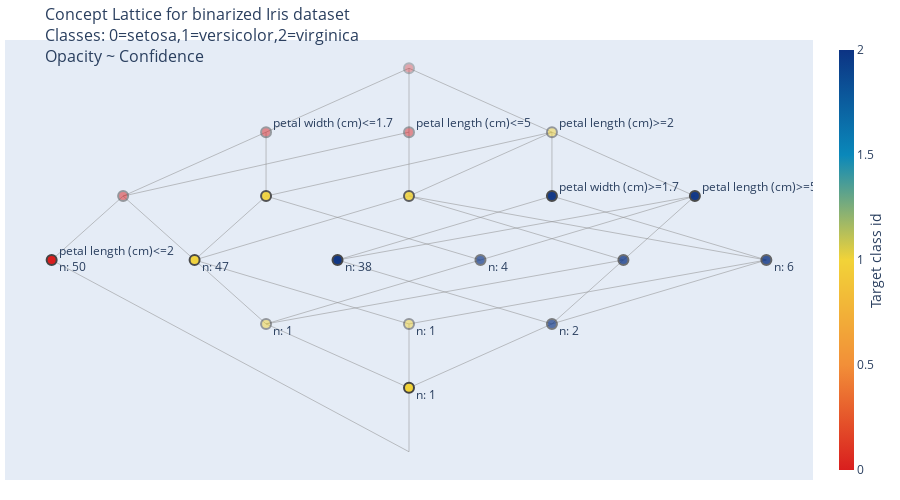

Notebook cell for this chart:
### Code cell
fig

### Figure 1 — Plotly figure (JSON) as saved in the notebook; plotly's stock layout.template omitted (floating-point values rounded to 4 significant figures)
{"data": [{"hoverinfo": "none", "line": {"color": "#888", "width": 0.5}, "mode": "lines", "type": "scatter", "x": [1, 2.5, null, 1, -0.5, null, 1, 1, null, -0.5, 1, null, -0.5, 2, null, 2, 1.5, null, 2, 0.5, null, 2, 1, null, -1, -2, null, -1, -1, null, -1, 0, null, -1, -1.5, null, -1, 0.5, null, -1, 1, null, 0, -1.5, null, 0, 2.5, null, 0, 1.5, null, 0, 0, null, 0, 1, null, 0.5, -1, null, -1, 0, null, -1, 1.5, null, -1, -1.5, null, 1, 0, null, 1, 1.5, null, 1, 2.5, null, 0, -2, null, 0, 0, null, -2, -1.5, null, -2, -2.5, null, 1, 0, null, 0, 0, null, 0, -1.5, null, 0, 2.5, null, 0, 0, null, 0, -2.5, null], "y": [5, 4, null, 5, 4, null, 5, 6, null, 4, 3, null, 4, 5, null, 5, 4, null, 5, 4, null, 5, 6, null, 6, 5, null, 6, 5, null, 6, 7, null, 5, 4, null, 5, 4, null, 5, 6, null, 5, 4, null, 5, 4, null, 5, 4, null, 5, 6, null, 5, 6, null, 4, 3, null, 3, 2, null, 3, 4, null, 3, 4, null, 3, 2, null, 3, 4, null, 3, 4, null, 6, 5, null, 6, 7, null, 5, 4, null, 5, 4, null, 6, 7, null, 3, 2, null, 3, 4, null, 3, 4, null, 2, 1, null, 1, 4, null]}, {"hoverinfo": "text", "hovertext": ["Concept 7<br><br>extent (len: 48): 121, 70, 143, 109, 148,...<br>intent (len: 2): petal length (cm)>=2, petal width...<br>new extent (len: 0): ∅<br>new_intent (len: 1): petal width (cm)>=1.7<br>metric class_prob_max = 0.9583333333333334<br>metric class_id_predict = 2<br>metric class_0_prob = 0.0<br>metric class_1_prob = 0.041666666666666664<br>metric class_2_prob = 0.9583333333333334<br>metric class_name_predict = virginica<br>", "Concept 11<br><br>extent (len: 41): 143, 109, 148, 146, 114,...<br>intent (len: 3): petal length (cm)>=2, petal width...<br>new extent (len: 38): 143, 109, 148, 114, 120,...<br>new_intent (len: 0): ∅<br>metric class_prob_max = 0.975609756097561<br>metric class_id_predict = 2<br>metric class_0_prob = 0.0<br>metric class_1_prob = 0.024390243902439025<br>metric class_2_prob = 0.975609756097561<br>metric class_name_predict = virginica<br>", "Concept 8<br><br>extent (len: 46): 143, 83, 109, 148, 119,...<br>intent (len: 2): petal length (cm)>=2, petal lengt...<br>new extent (len: 0): ∅<br>new_intent (len: 1): petal length (cm)>=5<br>metric class_prob_max = 0.9565217391304348<br>metric class_id_predict = 2<br>metric class_0_prob = 0.0<br>metric class_1_prob = 0.043478260869565216<br>metric class_2_prob = 0.9565217391304348<br>metric class_name_predict = virginica<br>", "Concept 3<br><br>extent (len: 104): 14, 22, 0, 55, 18,...<br>intent (len: 1): petal width (cm)__leq__1.7<br>new extent (len: 0): ∅<br>new_intent (len: 1): petal width (cm)__leq__1.7<br>metric class_prob_max = 0.4807692307692308<br>metric class_id_predict = 0<br>metric class_0_prob = 0.4807692307692308<br>metric class_1_prob = 0.47115384615384615<br>metric class_2_prob = 0.04807692307692308<br>metric class_name_predict = setosa<br>", "Concept 6<br><br>extent (len: 54): 69, 83, 84, 55, 75,...<br>intent (len: 2): petal length (cm)>=2, petal width...<br>new extent (len: 0): ∅<br>new_intent (len: 0): ∅<br>metric class_prob_max = 0.9074074074074074<br>metric class_id_predict = 1<br>metric class_0_prob = 0.0<br>metric class_1_prob = 0.9074074074074074<br>metric class_2_prob = 0.09259259259259259<br>metric class_name_predict = versicolor<br>", "Concept 4<br><br>extent (len: 58): 69, 121, 70, 84, 55,...<br>intent (len: 2): petal length (cm)>=2, petal lengt...<br>new extent (len: 0): ∅<br>new_intent (len: 0): ∅<br>metric class_prob_max = 0.8448275862068966<br>metric class_id_predict = 1<br>metric class_0_prob = 0.0<br>metric class_1_prob = 0.8448275862068966<br>metric class_2_prob = 0.15517241379310345<br>metric class_name_predict = versicolor<br>", "Concept 13<br><br>extent (len: 6): 133, 83, 119, 129, 134,...<br>intent (len: 3): petal length (cm)>=2, petal width...<br>new extent (len: 4): 133, 134, 129, 83<br>new_intent (len: 0): ∅<br>metric class_prob_max = 0.6666666666666666<br>metric class_id_predict = 2<br>metric class_0_prob = 0.0<br>metric class_1_prob = 0.3333333333333333<br>metric class_2_prob = 0.6666666666666666<br>metric class_name_predict = virginica<br>", "Concept 16<br><br>extent (len: 2): 77, 119<br>intent (len: 4): petal length (cm)>=2, petal width...<br>new extent (len: 1): 119<br>new_intent (len: 0): ∅<br>metric class_prob_max = 0.5<br>metric class_id_predict = 1<br>metric class_0_prob = 0.0<br>metric class_1_prob = 0.5<br>metric class_2_prob = 0.5<br>metric class_name_predict = versicolor<br>", "Concept 15<br><br>extent (len: 3): 146, 77, 113<br>intent (len: 4): petal length (cm)>=2, petal width...<br>new extent (len: 2): 146, 113<br>new_intent (len: 0): ∅<br>metric class_prob_max = 0.6666666666666666<br>metric class_id_predict = 2<br>metric class_0_prob = 0.0<br>metric class_1_prob = 0.3333333333333333<br>metric class_2_prob = 0.6666666666666666<br>metric class_name_predict = virginica<br>", "Concept 2<br><br>extent (len: 108): 14, 70, 22, 0, 55,...<br>intent (len: 1): petal length (cm)__leq__5<br>new extent (len: 0): ∅<br>new_intent (len: 1): petal length (cm)__leq__5<br>metric class_prob_max = 0.46296296296296297<br>metric class_id_predict = 0<br>metric class_0_prob = 0.46296296296296297<br>metric class_1_prob = 0.4537037037037037<br>metric class_2_prob = 0.08333333333333333<br>metric class_name_predict = setosa<br>", "Concept 5<br><br>extent (len: 100): 14, 22, 0, 55, 18,...<br>intent (len: 2): petal width (cm)__leq__1.7, petal...<br>new extent (len: 0): ∅<br>new_intent (len: 0): ∅<br>metric class_prob_max = 0.5<br>metric class_id_predict = 0<br>metric class_0_prob = 0.5<br>metric class_1_prob = 0.48<br>metric class_2_prob = 0.02<br>metric class_name_predict = setosa<br>", "Concept 1<br><br>extent (len: 100): 70, 109, 55, 148, 120,...<br>intent (len: 1): petal length (cm)>=2<br>new extent (len: 0): ∅<br>new_intent (len: 1): petal length (cm)>=2<br>metric class_prob_max = 0.5<br>metric class_id_predict = 1<br>metric class_0_prob = 0.0<br>metric class_1_prob = 0.5<br>metric class_2_prob = 0.5<br>metric class_name_predict = versicolor<br>", "Concept 0<br><br>extent (len: 150): 14, 70, 22, 0, 55,...<br>intent (len: 0): ∅<br>new extent (len: 0): ∅<br>new_intent (len: 0): ∅<br>metric class_prob_max = 0.3333333333333333<br>metric class_id_predict = 0<br>metric class_0_prob = 0.3333333333333333<br>metric class_1_prob = 0.3333333333333333<br>metric class_2_prob = 0.3333333333333333<br>metric class_name_predict = setosa<br>", "Concept 14<br><br>extent (len: 2): 106, 77<br>intent (len: 4): petal length (cm)>=2, petal width...<br>new extent (len: 1): 106<br>new_intent (len: 0): ∅<br>metric class_prob_max = 0.5<br>metric class_id_predict = 1<br>metric class_0_prob = 0.0<br>metric class_1_prob = 0.5<br>metric class_2_prob = 0.5<br>metric class_name_predict = versicolor<br>", "Concept 18<br><br>extent (len: 1): 77<br>intent (len: 5): petal length (cm)>=5, petal width...<br>new extent (len: 1): 77<br>new_intent (len: 0): ∅<br>metric class_prob_max = 1.0<br>metric class_id_predict = 1<br>metric class_0_prob = 0.0<br>metric class_1_prob = 1.0<br>metric class_2_prob = 0.0<br>metric class_name_predict = versicolor<br>", "Concept 19<br><br>extent (len: 0): ∅<br>intent (len: 6): petal length (cm)>=5, petal width...<br>new extent (len: 0): ∅<br>new_intent (len: 0): ∅<br>metric class_prob_max = 0<br>metric class_id_predict = 0<br>metric class_0_prob = nan<br>metric class_1_prob = nan<br>metric class_2_prob = nan<br>metric class_name_predict = setosa<br>", "Concept 12<br><br>extent (len: 4): 146, 77, 113, 119<br>intent (len: 3): petal length (cm)>=2, petal lengt...<br>new extent (len: 0): ∅<br>new_intent (len: 0): ∅<br>metric class_prob_max = 0.75<br>metric class_id_predict = 2<br>metric class_0_prob = 0.0<br>metric class_1_prob = 0.25<br>metric class_2_prob = 0.75<br>metric class_name_predict = virginica<br>", "Concept 9<br><br>extent (len: 50): 69, 84, 55, 75, 119,...<br>intent (len: 3): petal length (cm)>=2, petal width...<br>new extent (len: 47): 69, 84, 55, 75, 85,...<br>new_intent (len: 0): ∅<br>metric class_prob_max = 0.96<br>metric class_id_predict = 1<br>metric class_0_prob = 0.0<br>metric class_1_prob = 0.96<br>metric class_2_prob = 0.04<br>metric class_name_predict = versicolor<br>", "Concept 10<br><br>extent (len: 10): 121, 70, 126, 106, 127,...<br>intent (len: 3): petal length (cm)>=2, petal width...<br>new extent (len: 6): 121, 70, 126, 127, 123,...<br>new_intent (len: 0): ∅<br>metric class_prob_max = 0.8<br>metric class_id_predict = 2<br>metric class_0_prob = 0.0<br>metric class_1_prob = 0.2<br>metric class_2_prob = 0.8<br>metric class_name_predict = virginica<br>", "Concept 17<br><br>extent (len: 50): 14, 16, 49, 39, 22,...<br>intent (len: 3): petal width (cm)__leq__1.7, petal...<br>new extent (len: 50): 14, 16, 49, 39, 22,...<br>new_intent (len: 1): petal length (cm)__leq__2<br>metric class_prob_max = 1.0<br>metric class_id_predict = 0<br>metric class_0_prob = 1.0<br>metric class_1_prob = 0.0<br>metric class_2_prob = 0.0<br>metric class_name_predict = setosa<br>"], "marker": {"color": [2, 2, 2, 0, 1, 1, 2, 1, 2, 0, 0, 1, 0, 1, 1, 0, 2, 1, 2, 0], "colorbar": {"thickness": 15, "title": {"side": "right", "text": "Target class id"}, "xanchor": "left"}, "colorscale": [[0, "rgb(12,51,131)"], [0.25, "rgb(10,136,186)"], [0.5, "rgb(242,211,56)"], [0.75, "rgb(242,143,56)"], [1, "rgb(217,30,30)"]], "line": {"width": 2}, "opacity": [0.9583, 0.9756, 0.9565, 0.4808, 0.9074, 0.8448, 0.6667, 0.5, 0.6667, 0.463, 0.5, 0.5, 0.3333, 0.5, 1, 0, 0.75, 0.96, 0.8, 1], "reversescale": true, "showscale": true, "size": 10}, "mode": "markers+text", "text": ["petal width (cm)>=1.7<br>", "<br>n: 38", "petal length (cm)>=5<br>", "petal width (cm)<=1.7<br>", "<br>", "<br>", "<br>n: 4", "<br>n: 1", "<br>n: 2", "petal length (cm)<=5<br>", "<br>", "petal length (cm)>=2<br>", "<br>", "<br>n: 1", "<br>n: 1", "<br>", "<br>", "<br>n: 47", "<br>n: 6", "petal length (cm)<=2<br>n: 50"], "textposition": "middle right", "type": "scatter", "x": [1, -0.5, 2, -1, -1, 0, 0.5, -1, 1, 0, -2, 1, 0, 0, 0, 0, 1.5, -1.5, 2.5, -2.5], "y": [5, 4, 5, 6, 5, 5, 4, 3, 3, 6, 5, 6, 7, 3, 2, 1, 4, 4, 4, 4]}], "layout": {"height": 500, "hovermode": "closest", "margin": {"b": 20, "l": 5, "r": 5, "t": 40}, "showlegend": false, "title": {"font": {"size": 16}, "text": "Concept Lattice for binarized Iris dataset<br>Classes: 0=setosa,1=versicolor,2=virginica<br>Opacity ~ Confidence"}, "width": 900, "xaxis": {"showgrid": false, "showticklabels": false, "zeroline": false}, "yaxis": {"showgrid": false, "showticklabels": false, "zeroline": false}}}
